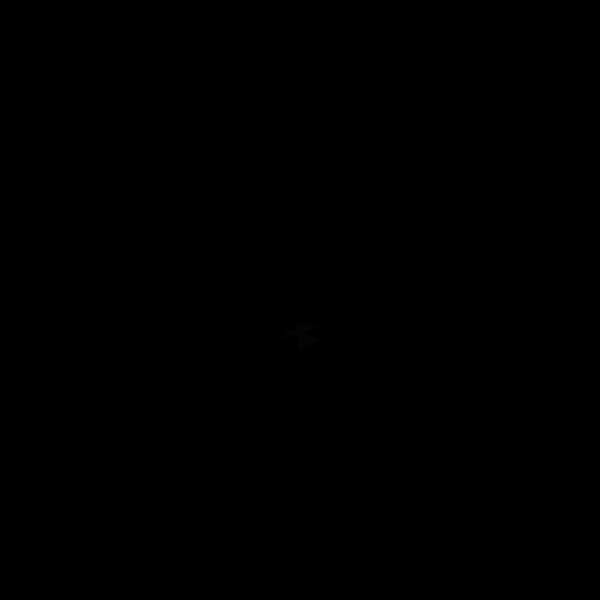
Frame 1 (no input)
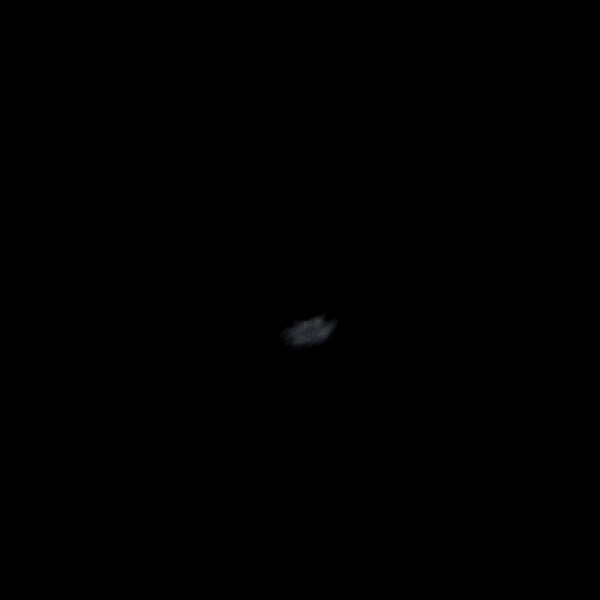
Frame 60 (the mouse pressed at the canvas centre just before this capture)
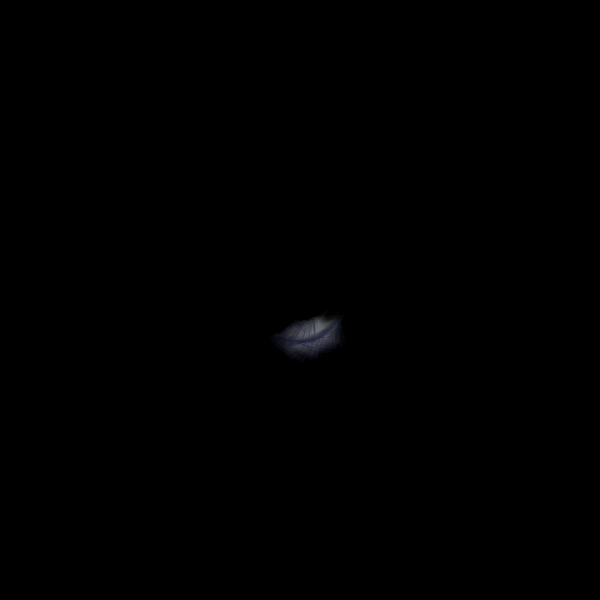
Frame 120 (the mouse held since frame 60 and released just before this capture)

The Processing sketch that drew these frames (run headless with seeded random() and noise(); from frame 60 on, the mouse is pressed at the canvas centre):

// Processing sketch: processing_3544
// ── processing_3544.pde

float a=10;
float b=20;
float c=30;
float d=40;

void setup(){
  size(600,600);
  background(0);
  loop();
}

void draw(){
  translate(width/2,height/2);
  fill(255,3);
  stroke(a,b,c,50);
  rotate(random(1));
  beginShape();
    vertex(a,b);
    vertex(b,c);
    vertex(c,d);
    vertex(d,b);
    vertex(a,c);
    vertex(a,d);
    vertex(c,a);
  endShape();
    a+=random(-1,1);
    b+=random(-1,1);
    c+=random(-2,2);
    d+=random(-1,1);
  }
  
void keyPressed(){
  noLoop();
}

void mousePressed(){
  loop();
}
